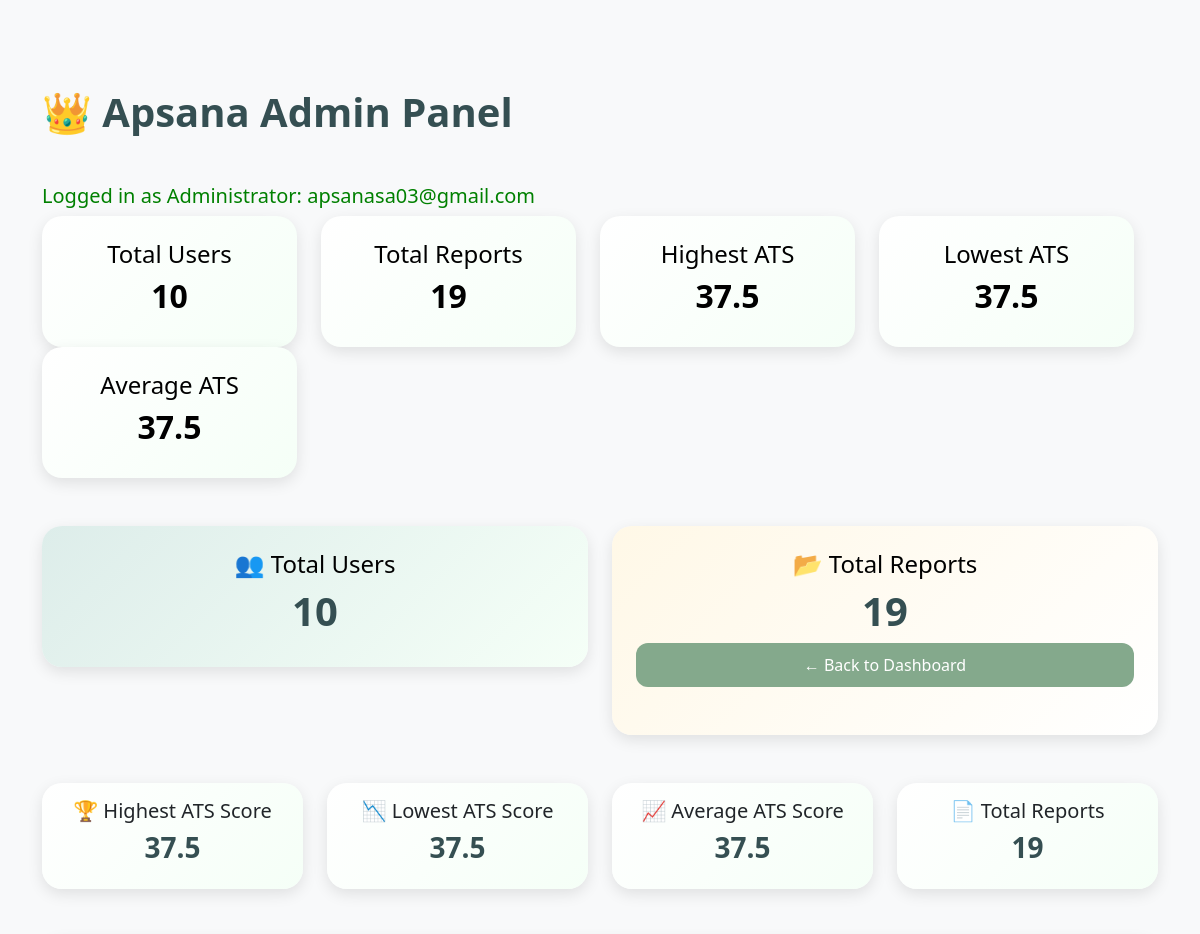
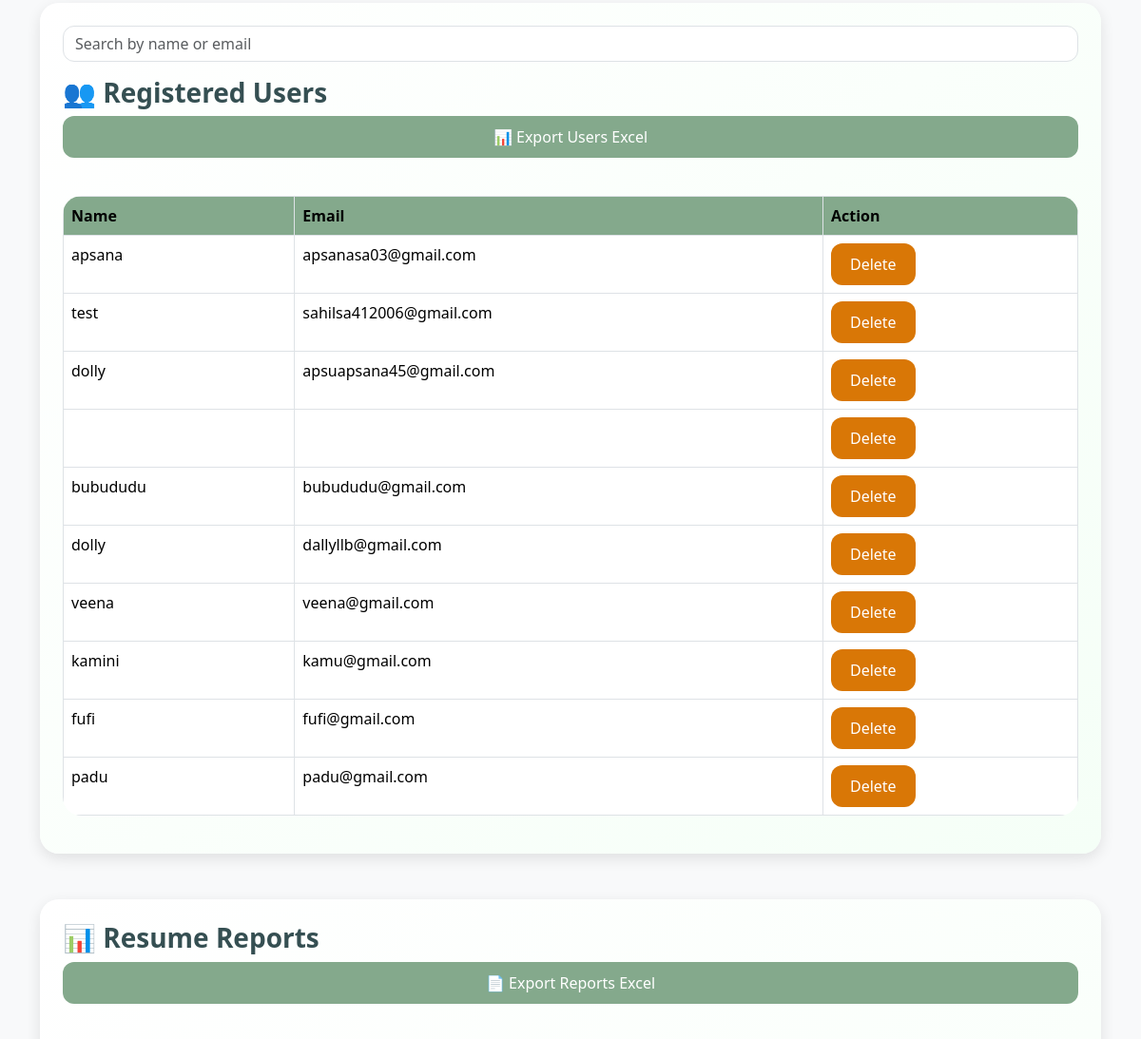
Page /admin (signed in, upper part) on the earlier database version (2 pictures, top to bottom).
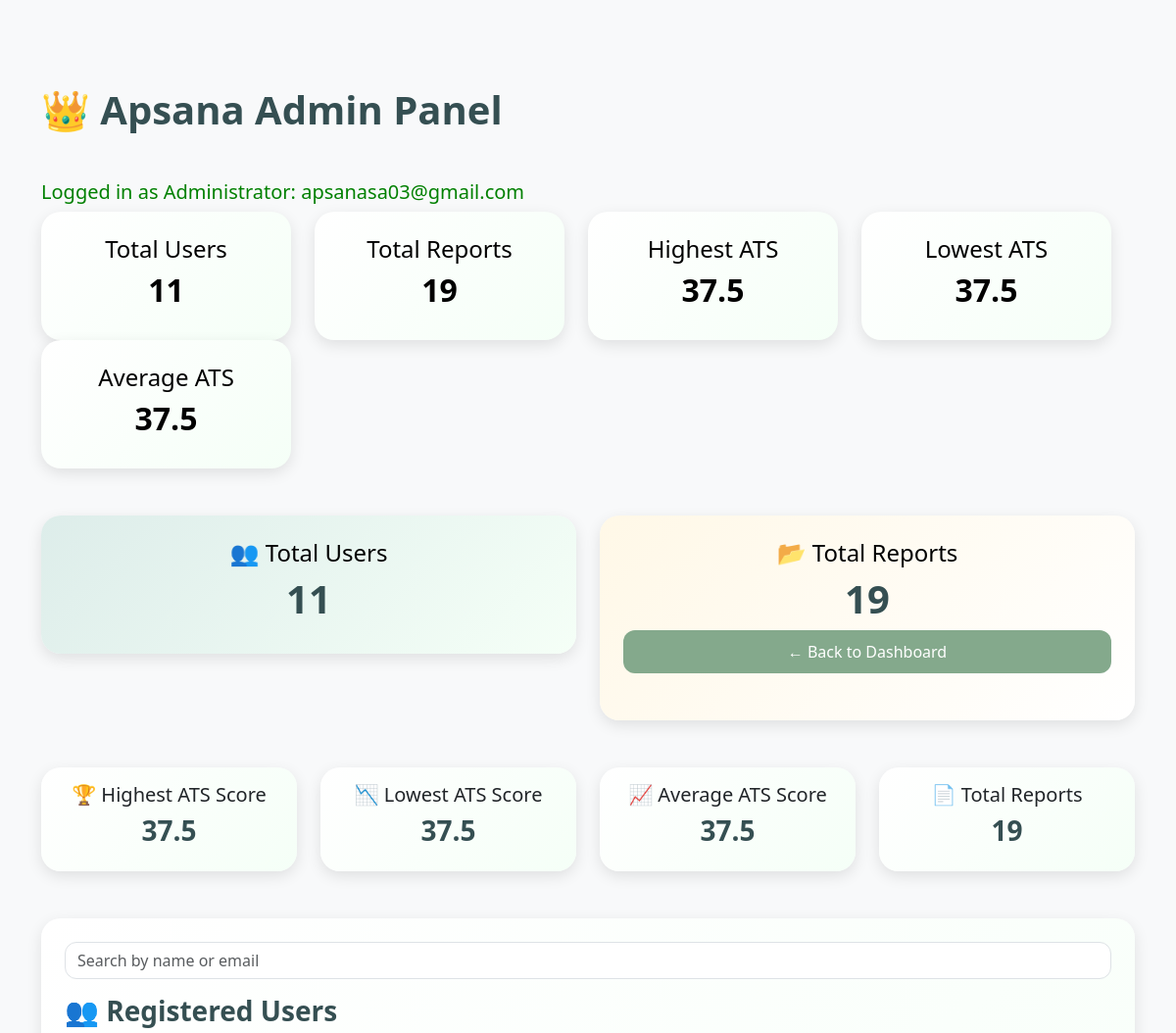
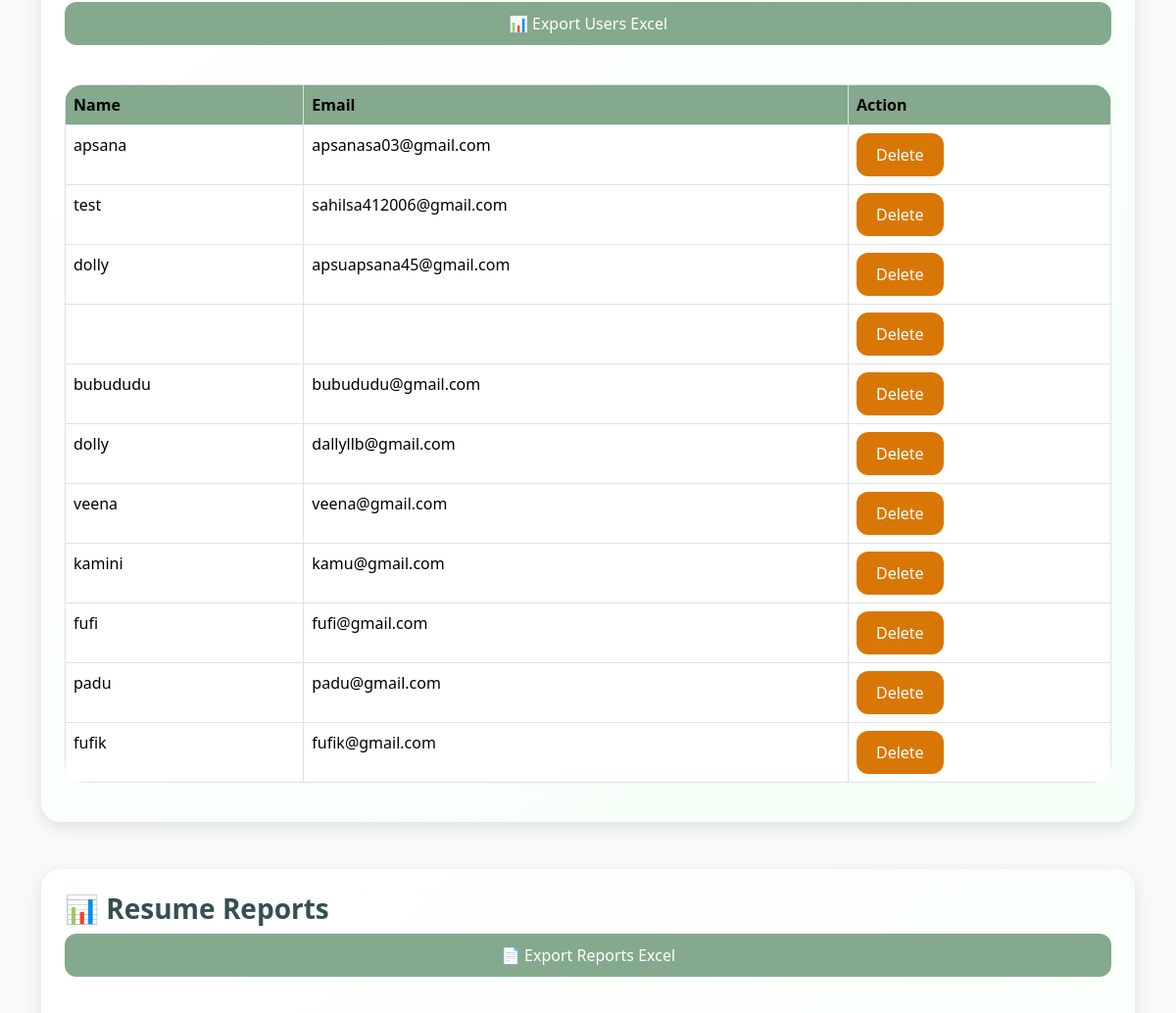
Same page on the later database version (2 pictures, top to bottom).
### tables this page shows
CREATE TABLE users(

        id INTEGER PRIMARY KEY AUTOINCREMENT,

        name TEXT,

        email TEXT UNIQUE,

        password TEXT

    );

### app.py (the view)
@app.route('/admin')
def admin():
    if session.get('user') != "apsanasa03@gmail.com":
        return "Access Denied"
    print(session.get('user'))
    search = request.args.get('search')
    if search:
        users = search_users(search)
    else:
        users = get_all_users()
        reports = get_all_reports()
        highest_score, lowest_score, average_score, total_reports = get_statistics()
        total_users = count_users()
        total_reports = count_reports()
        return render_template(
        'admin.html',
        users=users,
        reports=reports,
        highest_score=highest_score,
        lowest_score=lowest_score,
        average_score=average_score,
        total_users=total_users,
        total_reports=total_reports
    )

### utils/database.py (called while the page is built)
def get_all_users():
    conn = sqlite3.connect("database/users.db")
    cursor = conn.cursor()
    cursor.execute(
        """
        SELECT name, email
        FROM users
        """
    )
    users = cursor.fetchall()
    conn.close()
    return users

def get_all_reports():
    conn = sqlite3.connect("database/users.db")
    cursor = conn.cursor()
    cursor.execute(
        """
       SELECT user_email, score,date, id
       FROM reports
        """
    )
    reports = cursor.fetchall()
    conn.close()
    return reports

def count_users():
    conn = sqlite3.connect("database/users.db")
    cursor = conn.cursor()
    cursor.execute(
        """
        SELECT COUNT(*)
        FROM users
        """
    )
    total = cursor.fetchone()[0]
    conn.close()
    return total

def count_reports():
    conn = sqlite3.connect("database/users.db")
    cursor = conn.cursor()
    cursor.execute(
        """
        SELECT COUNT(*)
        FROM reports
        """
    )
    total = cursor.fetchone()[0]
    conn.close()
    return total

### templates/admin.html (shortened to what this page needs)
<!DOCTYPE html>
<html lang="en">
<head>
    <link
    href="https://cdn.jsdelivr.net/npm/bootstrap@5.3.3/dist/css/bootstrap.min.css"
    rel="stylesheet">
    <link rel="stylesheet"
    href="{{ url_for('static',
                     filename='css/style.css') }}">
</head>
<body>
<div class="container mt-5">
    <h1 class="mb-5">
        👑  Apsana Admin Panel
    </h1>
    <h5 style="color:green;">
    Logged in as Administrator:
    {{ session['user'] }}
</h5>
    <div class="row mb-5">
        <div class="row mb-5">
    <div class="col-md-3">
        <div class="card text-center p-4 bg-primary text-white">
            <h4>Total Users</h4>
            <h2>{{ total_users }}</h2>
        </div>
    </div>
    <div class="col-md-3">
        <div class="card text-center p-4 bg-success text-white">
            <h4>Total Reports</h4>
            <h2>{{ total_reports }}</h2>
        </div>
    </div>
    <div class="col-md-3">
        <div class="card text-center p-4 bg-warning text-dark">
            <h4>Highest ATS</h4>
            <h2>{{ highest_score }}</h2>
        </div>
    </div>
    <div class="col-md-3">
        <div class="card text-center p-4 bg-danger text-white">
            <h4>Lowest ATS</h4>
            <h2>{{ lowest_score }}</h2>
        </div>
    </div>
    <div class="col-md-3">
    <div class="card text-center p-4 bg-info text-white">
        <h4>Average ATS</h4>
        <h2>{{ average_score }}</h2>
    </div>
</div>
</div>
    <div class="col-md-6">
        <div class="card text-center p-4"
             style="background:linear-gradient(135deg,#DDEDEA,#F5FFF7);">
            <h4>
                👥 Total Users
            </h4>
            <h1>
                {{ total_users }}
            </h1>
        </div>
    </div>
    <div class="col-md-6">
        <div class="card text-center p-4"
             style="background:linear-gradient(135deg,#FFF8E7,#FFFFFF);">
            <h4>
                📂 Total Reports
            </h4>
            <h1>
                {{ total_reports }}
            </h1>
            <a href="/dashboard"
class="btn btn-success mb-4">
    ← Back to Dashboard
</a>
        </div>
    </div>
</div>
    <div class="row mb-5">
    <div class="col-md-3">
        <div class="card text-center p-3">
            <h5>🏆 Highest ATS Score</h5>
            <h3>{{ highest_score }}</h3>
        </div>
    </div>
    <div class="col-md-3">
        <div class="card text-center p-3">
            <h5>📉 Lowest ATS Score</h5>
            <h3>{{ lowest_score }}</h3>
        </div>
    </div>
    <div class="col-md-3">
        <div class="card text-center p-3">
            <h5>📈 Average ATS Score</h5>
            <h3>{{ average_score }}</h3>
        </div>
    </div>
    <div class="col-md-3">
        <div class="card text-center p-3">
            <h5>📄 Total Reports</h5>
            <h3>{{ total_reports }}</h3>
        </div>
    </div>
</div>
    <div class="card p-4 mb-5">
<form method="GET" class="mb-3">
    <input
        type="text"
        name="search"
        class="form-control"
        placeholder="Search by name or email">
</form>
        <h3>
            👥 Registered Users
        </h3>
        <a href="/export-users"
   class="btn btn-success mb-3">
    📊 Export Users Excel
</a>
        <br>
<table class="table table-hover table-bordered">
            <thead>
                <tr>
                   <th>Name</th>
                   <th>Email</th>
                   <th>Action</th>
                </tr>
            </thead>
            <tbody>
                {% for user in users %}
<tr>
    <td>
        {{ user[0] }}
    </td>
    <td>
        {{ user[1] }}
    </td>
    <td>
        <a href="/delete-user/{{ user[1] }}"
           class="btn btn-danger">
            Delete
        </a>
    </td>
</tr>
                {% endfor %}
            </tbody>
        </table>
    </div>
<div class="card p-4">
    <h3>
        📊 Resume Reports
    </h3>
    <a href="/export-reports"
   class="btn btn-success mb-3">
    📄 Export Reports Excel
</a>
    <br>
</div>
</div>
</body>
</html>

Differences in the rows shown:
added users: name "fufik", email "fufik@gmail.com"
Other differences:
{{ total_users }}: "10" → "11"
